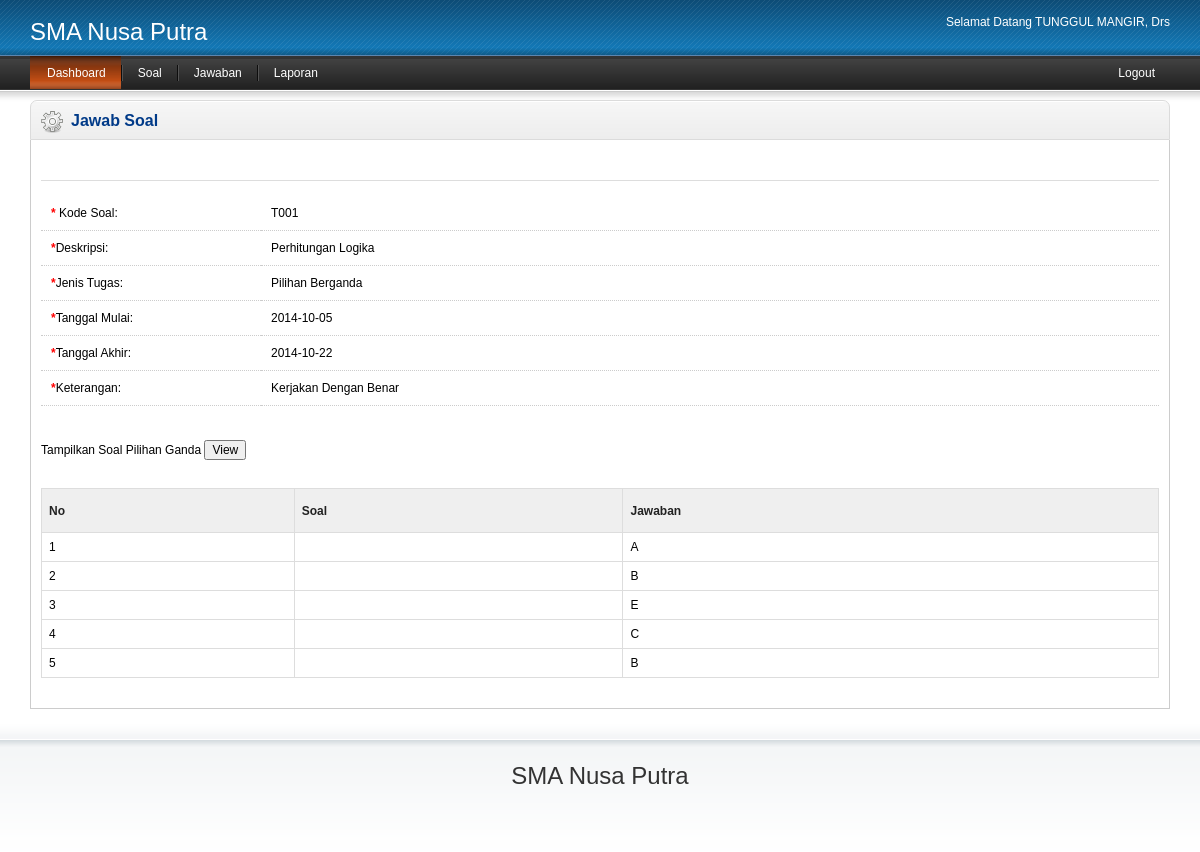
Screenshot of /guru/admin.php?page=detailSoal&id=T001 (signed in) with the database file from the repository.
### tables this page shows
CREATE TABLE IF NOT EXISTS `tugas` (
  `id_tugas` int(11) NOT NULL AUTO_INCREMENT,
  `id_jdwl` int(11) NOT NULL,
  `kd_tugas` varchar(10) NOT NULL,
  `deskripsi` varchar(25) NOT NULL,
  `jenis` int(11) NOT NULL,
  `tgl_mulai` date NOT NULL,
  `tgl_akhir` date NOT NULL,
  `file` varchar(50) NOT NULL,
  `keterangan` varchar(100) NOT NULL,
  PRIMARY KEY (`id_tugas`)
);

CREATE TABLE IF NOT EXISTS `tugas_detail` (
  `id_detail` int(11) NOT NULL AUTO_INCREMENT,
  `id_jdwl` int(11) NOT NULL,
  `kd_tugas` varchar(10) NOT NULL,
  `tugas` varchar(50) NOT NULL,
  `jwbn` text NOT NULL,
  PRIMARY KEY (`id_detail`)
);

### guru/detailSoal.php (the view, shortened to what this page needs)
<?php
$id=$_GET['id'];
$d=mysql_query("select * from tugas where kd_tugas='$id'");
$m=mysql_fetch_array($d);
?>
<div class="heading">
      <h1><img src="../image/product.png" alt="" /> Jawab Soal</h1>
    </div>
     <div class="content">
<div id="tab-general">
          <div id="languages" class="htabs">
                      </div>
                    <div id="language1">
            <table class="form" >
              <tr>
                <td><span class="required">*</span> Kode Soal:</td>
                <td>
               <?php echo $m[2];?>
                </td>
              </tr>
               <tr>
                <td><span class="required">*</span>Deskripsi:</td>
                <td> <?php echo $m[3];?></td>
              </tr>
                <tr>
                <td><span class="required">*</span>Jenis Tugas:</td>
                <td>
                 <?php $f=$m[4];
				 if($f==1){
				 $g='Pilihan Berganda';
				 }
				 else{
				 $g='Esay';
				 }
				 echo $g;
				 ?>
                </td>
              </tr>
               <tr>
                <td><span class="required">*</span>Tanggal Mulai:</td>
                <td>
                 <?php echo $m[5];?>
                </td>
              </tr>
              <tr>
                <td><span class="required">*</span>Tanggal Akhir:</td>
                <td>
                <?php echo $m[6];?>
                </td>
              </tr>
              <tr>
                <td><span class="required">*</span>Keterangan:</td>
                <td>
                <?php echo $m['keterangan'];?>
                </td>
              </tr>
            </table>
            	<br/>
                <?php
				$dete=mysql_query("select * from tugas where kd_tugas='$_GET[id]' AND jenis='1'");
				while($data=mysql_fetch_array($dete)){
				?>
                	Tampilkan Soal Pilihan Ganda
                	<a href="?page=pg&id=<?php echo $data['kd_tugas']; ?>">
            <input type="button" value="View" />
            		</a>
            	<?php } ?>
            <br/><br/><br/>
              <table id="module" class="list" >
                <thead>
                  <tr>
                    <td class="left">No</td>
                    <td height="29" class="left">Soal</td>
					<td height="29" class="left">Jawaban</td>
                  </tr>
                </thead>
                <tbody>
                <?php
				$n=1;
				$det=mysql_query("select * from tugas_detail where kd_tugas='$_GET[id]'");
				while($dat=mysql_fetch_array($det)){
				?>
                  <tr>
                    <td class="left"><?php echo $n?></td>
                    <td class="left"><?php echo $dat[3]?></td>
					 <td class="left"><?php echo $dat[4]?></td>
                  </tr>
                  <?php $n++; }?>
                </tbody>
              </table>
                                     </div>
                  </div>
                  </div>

### css/stylesheet.css (style rules this page uses)
html { margin: 0; padding: 0; height: 100%; }
body { margin: 0; padding: 0; height: 100%; background: #FFFFFF; }
body, td, th, input, select, textarea, option, optgroup { font-family: Arial, Helvetica, sans-serif; font-size: 12px; color: #000000; }
a, a:visited { color: #003366; text-decoration: underline; cursor: pointer; }
.required { color: #FF0000; font-weight: bold; }
.box > .heading { height: 38px; padding-left: 7px; padding-right: 7px; border: 1px solid #DBDBDB; background: url('../image/box.png') repeat-x; -webkit-border-radius: 7px 7px 0px 0px; -moz-border-radius: 7px 7px 0px 0px; -khtml-border-radius: 7px 7px 0px 0px; border-radius: 7px 7px 0px 0px; }
.box > .heading h1 { margin: 0px; padding: 11px 0px 0px 0px; color: #003A88; font-size: 16px; float: left; }
.box > .heading h1 img { float: left; margin-top: -1px; margin-left: 3px; margin-right: 8px; }
.box > .content { padding: 10px; border-left: 1px solid #CCCCCC; border-right: 1px solid #CCCCCC; border-bottom: 1px solid #CCCCCC; min-height: 300px; overflow: auto; }
.list { border-collapse: collapse; width: 100%; border-top: 1px solid #DDDDDD; border-left: 1px solid #DDDDDD; margin-bottom: 20px; }
.list td { border-right: 1px solid #DDDDDD; border-bottom: 1px solid #DDDDDD; }
.list thead td { background-color: #EFEFEF; padding: 0px 5px; }
.list thead td a, .list thead td { text-decoration: none; color: #222222; font-weight: bold; }
.list tbody td { vertical-align: middle; padding: 0px 5px; background: #FFFFFF; }
.list .left { text-align: left; padding: 7px; }
table.form { width: 100%; border-collapse: collapse; margin-bottom: 20px; }
table.form > tbody > tr > td:first-child { width: 200px; }
table.form > tbody > tr > td { padding: 10px; color: #000000; border-bottom: 1px dotted #CCCCCC; }
.htabs { padding: 0px 0px 0px 10px; height: 30px; line-height: 16px; border-bottom: 1px solid #DDDDDD; margin-bottom: 15px; }

### rows the page displays
tugas: kd_tugas "T001", deskripsi "Perhitungan Logika", jenis "Pilihan Berganda", tgl_mulai "2014-10-05", tgl_akhir "2014-10-22", keterangan "Kerjakan Dengan Benar"
tugas_detail: jwbn "A"
tugas_detail: jwbn "B"
tugas_detail: jwbn "E"
tugas_detail: jwbn "C"
tugas_detail: jwbn "B"

### other values shown
$_SESSION['nama_guru'] "TUNGGUL MANGIR, Drs"
